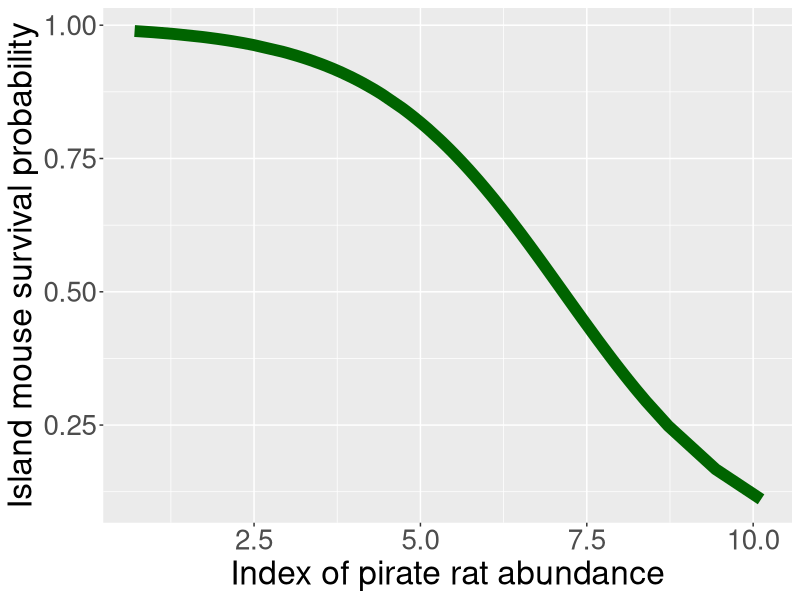
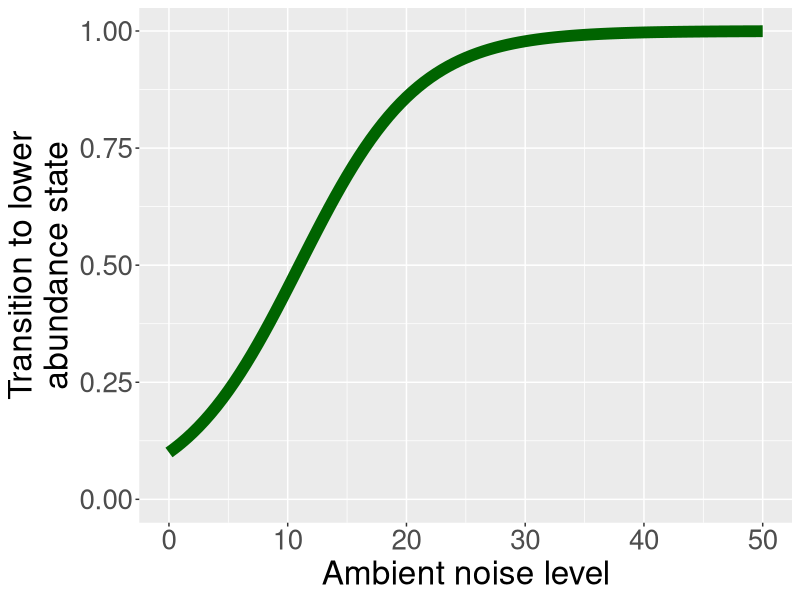

Recreate these plots in R, in order.
# logistic regression example

library(tidyverse)
library(cowplot)

x = rnorm(100, 5, 2)
beta = -0.7
p = plogis(5 + beta*x)
y = rbinom(100, 1, p)

df = data.frame(y = y,
                x = x,
                p = p)

ggplot(df, aes(x = x, y = p)) +
  geom_line(lwd = 4, col = "darkgreen") +
  xlab("Index of pirate rat abundance") +
  ylab("Island mouse survival probability") +
  theme(axis.text = element_text(size = 20),
        axis.title = element_text(size = 24))

        


x = seq(0, 50, 0.5)

beta = 0.2
se = 0.5
int = qlogis(0.1)
p = plogis(int + beta*x)
lcl = beta-1.96*se
ucl = beta+1.96*se

df = data.frame(x = x,
                p = p,
                lower = plogis(int + lcl*x),
                upper = plogis(int + ucl*x))

ggplot(df, aes(x = x, y = p)) +
  geom_line(lwd = 4, col = "darkgreen") +
  xlab("Ambient noise level") +
  ylab("Transition to lower\nabundance state") +
  theme(axis.text = element_text(size = 20),
        axis.title = element_text(size = 24)) +
  ylim(0,1)


